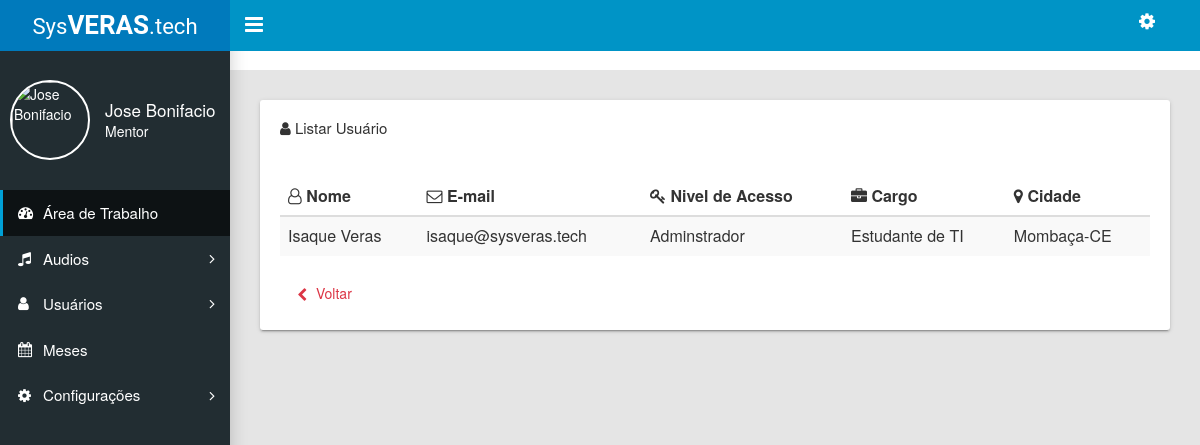
Screenshot of /admin/index.php?pg=9&id=6 (signed in) with the database file from the repository.
### tables this page shows
CREATE TABLE `usuarios` (
  `id` int(11) NOT NULL,
  `nome` varchar(220) NOT NULL,
  `email` varchar(220) NOT NULL,
  `senha` varchar(50) NOT NULL,
  `nivel_acesso_id` varchar(220) NOT NULL,
  `created` datetime NOT NULL,
  `modified` datetime DEFAULT NULL,
  `cargo` varchar(100) NOT NULL,
  `cidade` varchar(50) NOT NULL,
  `img` varchar(220) NOT NULL
);

### admin/exibir_usuario.php (the view, shortened to what this page needs)
<?php
	include_once("include/aside.php");
	$id = $_GET['id'];
	$result = mysql_query("SELECT * FROM usuarios WHERE id='$id' LIMIT 1");
	$resultado = mysql_fetch_assoc($result);
?>
<main class="app-content">
    <div class="tile">
    	<h3 class="tile-title"><i class="fa fa-user"> </i> Listar Usuário</h3><br>
		<div class="row">
			<div class="col-md-12">
				<table class="table table-striped">
					<thead>
						<th><i class="fa fa-user-o">     </i> Nome</th>
						<th><i class="fa fa-envelope-o"> </i> E-mail</th>
						<th><i class="fa fa-key">        </i> Nivel de Acesso</th>
						<th><i class="fa fa-briefcase">  </i> Cargo</th>
						<th><i class="fa fa-map-marker"> </i> Cidade</th>
					</thead>
					<tbody>
						<td><?php echo $resultado['nome']; ?></td>
						<td><?php echo $resultado['email']; ?></td>
						<td>
							<?php
								if ($resultado['nivel_acesso_id'] === "ADM"):
									echo $resultado['nivel_acesso_id'] = "Adminstrador";
								endif;
							?>
						</td>
						<td><?php echo $resultado['cargo']; ?></td>
						<td><?php echo $resultado['cidade']; ?></td>
					</tbody>
				</table>
			</div>
		</div>
		<a href="index.php?pg=3"><button type="button" class="btn btn-outline-danger"><i class="fa fa-fw fa-lg fa-chevron-left"></i>Voltar</button></a>
	</div>
</main>
<?php include_once("include/footer.php"); ?>

### rows the page displays
usuarios: nome "Isaque Veras", email "isaque@sysveras.tech", cargo "Estudante de TI", cidade "Mombaça-CE"

### other values shown
$_SESSION['usuarioNome'] "Jose Bonifacio"
$_SESSION['usuarioCargo'] "Mentor"
$resultado['nivel_acesso_id'] = "Adminstrador" "Adminstrador"
